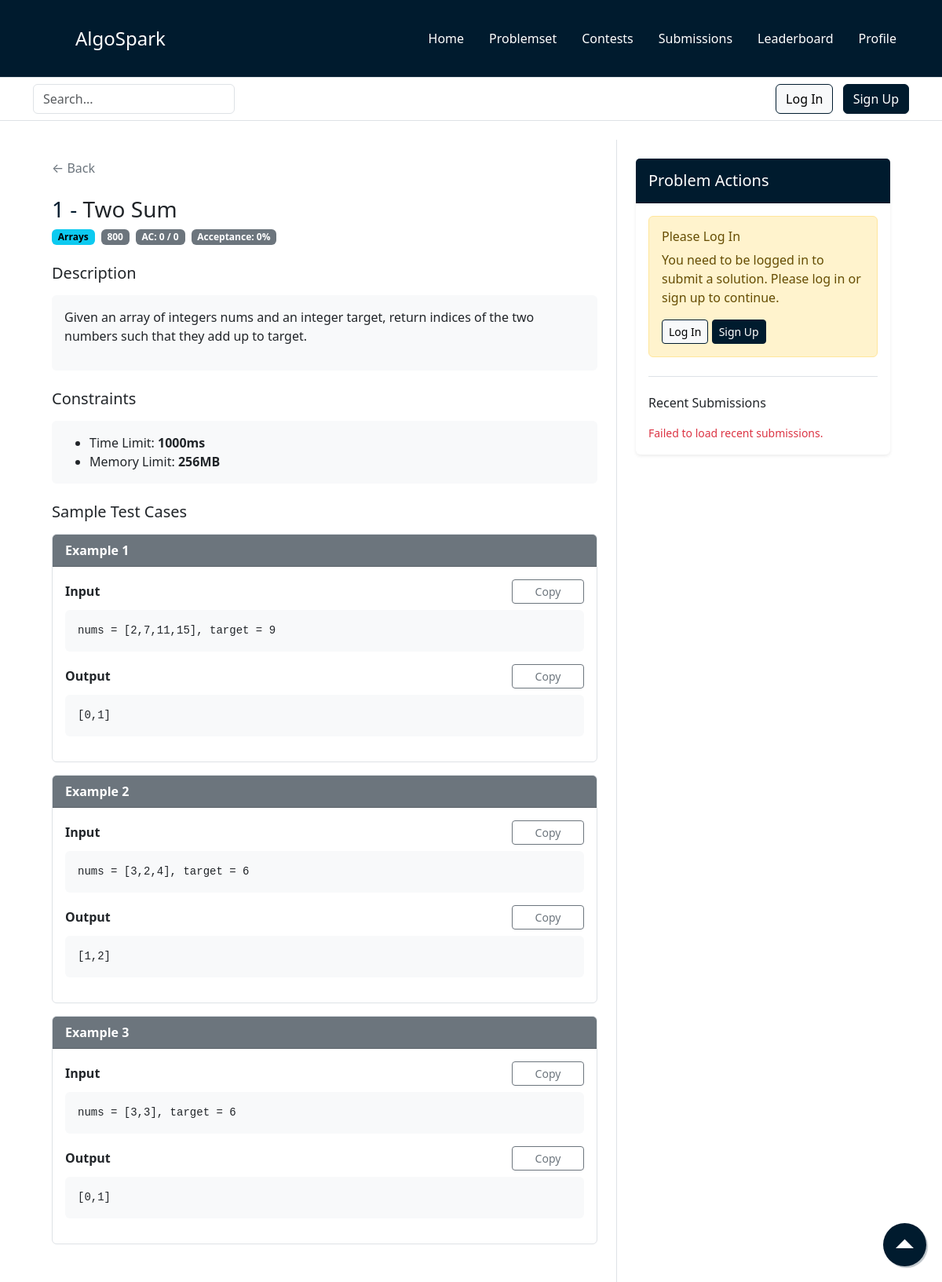
/public/pages/problem.php?problem_id=1, run on an earlier commit of the app's database.
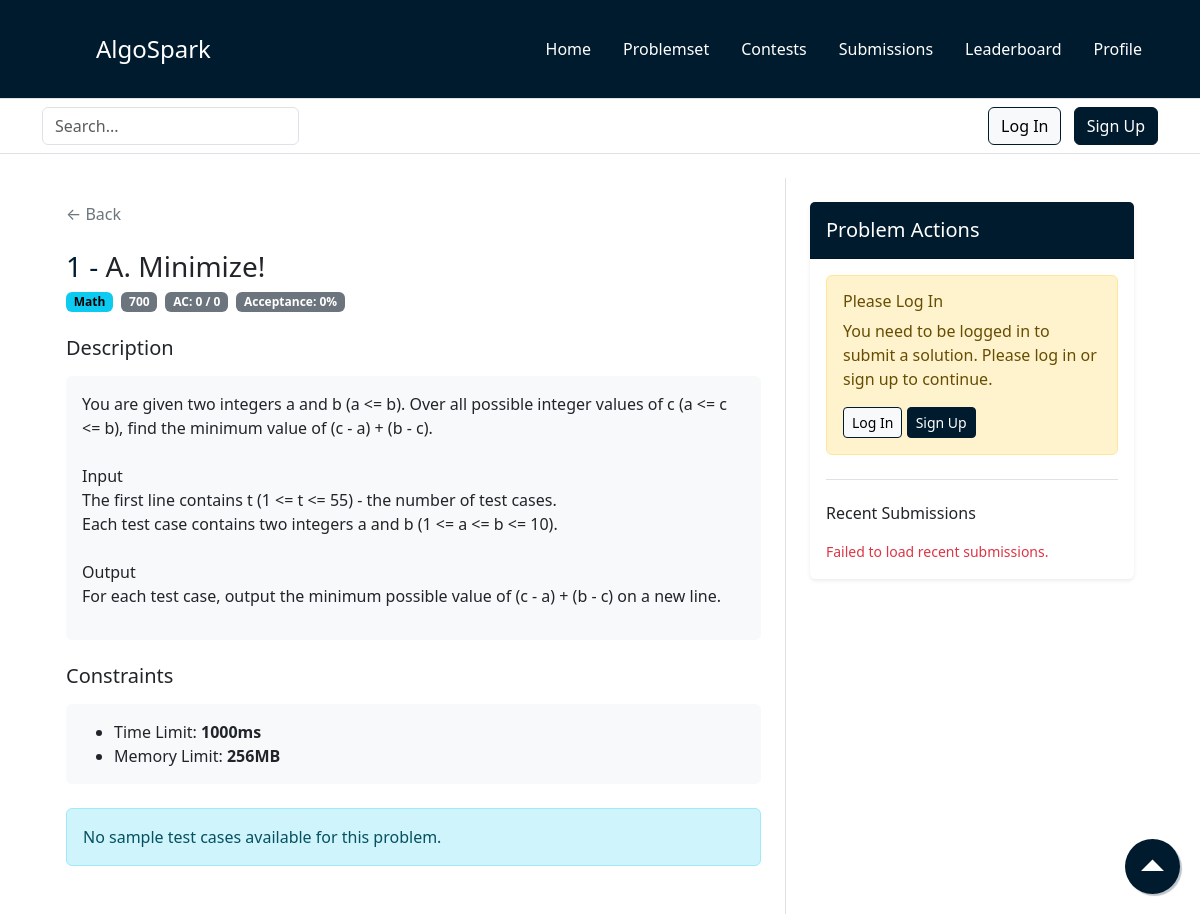
And on a later commit of the database.
### tables this page shows
CREATE TABLE problems (
    id INT PRIMARY KEY AUTO_INCREMENT,
    title VARCHAR(200) NOT NULL UNIQUE,
    description LONGTEXT NOT NULL,
    difficulty INT NOT NULL DEFAULT 900,
    category VARCHAR(300) NOT NULL DEFAULT 'General',
    time_limit_ms INT DEFAULT 1000,
    memory_limit_mb INT DEFAULT 256,
    author_id INT,
    success_count INT DEFAULT 0,
    total_attempts INT DEFAULT 0,
    acceptance_rate DECIMAL(5, 2) DEFAULT 0.00,
    created_at TIMESTAMP DEFAULT CURRENT_TIMESTAMP,
    updated_at TIMESTAMP DEFAULT CURRENT_TIMESTAMP ON UPDATE CURRENT_TIMESTAMP,
    
    FOREIGN KEY (author_id) REFERENCES users(id) ON DELETE SET NULL,
    INDEX idx_difficulty (difficulty),
    INDEX idx_category (category),
    INDEX idx_created_at (created_at)
);

CREATE TABLE test_cases (
    id INT PRIMARY KEY AUTO_INCREMENT,
    problem_id INT NOT NULL,
    input LONGTEXT NOT NULL,
    expected_output LONGTEXT NOT NULL,
    is_sample BOOLEAN DEFAULT FALSE,
    order_index INT DEFAULT 0,
    created_at TIMESTAMP DEFAULT CURRENT_TIMESTAMP,
    
    FOREIGN KEY (problem_id) REFERENCES problems(id) ON DELETE CASCADE,
    INDEX idx_problem_id (problem_id),
    INDEX idx_is_sample (is_sample)
);

### backend/class/ConnexionDB.php (called while the page is built, shortened)
<?php
class ConnexionDB
{
    private static $_dbname = "algosparkDB";
    private static $_user = "clientalgospark";
    private static $_pwd = "Algospark123!";
    private static $_host = "127.0.0.1";
    private static $_bdd = null;
    private function __construct()
    {
        try {
            self::$_bdd = new PDO("mysql:host=" . self::$_host . ";dbname=" . self::$_dbname . ";charset=utf8", self::$_user, self::$_pwd, array(PDO::MYSQL_ATTR_INIT_COMMAND => 'SET NAMES UTF8'));
        } catch (PDOException $e) {
            die('Erreur : ' . $e->getMessage());
        }
    }
    public static function getInstance(): ?PDO
    {
        return (self::$_bdd);
    }
}

### backend/class/ProblemsRepository.php (called while the page is built, shortened)
<?php
class ProblemsRepository extends Repository
{
    public function __construct()
    {
        return parent::__construct(self::tableName);
    }
}

### backend/class/Repository.php (called while the page is built, shortened)
<?php
abstract class Repository implements IRepository
{
    protected $db;
    public function __construct(protected $tableName)
    {
        $this->db = ConnexionDB::getInstance();
    }
    public function findById($id)
    {
        $response = $this->db->prepare("select * from {$this->tableName} where id = ?");
        $response->execute([$id]);
        return $response->fetch(PDO::FETCH_OBJ);
    }
}

### backend/class/TestCasesRepository.php (called while the page is built, shortened)
<?php
class TestCasesRepository extends Repository
{
    public function __construct()
    {
        return parent::__construct(self::tableName);
    }
    public function findSampleByProblemId(int $problemId): array
    {
        $response = $this->db->prepare("SELECT * FROM {$this->tableName} WHERE problem_id = ? AND is_sample = 1 ORDER BY order_index ASC");
        $response->execute([$problemId]);
        return $response->fetchAll(PDO::FETCH_OBJ);
    }
}

### public/pages/problem.php (the view, shortened to what the rows shown need)
<!doctype html>
<html lang="en">
<?php
require_once __DIR__ . '/../components/head.php';
$problemId = isset($_GET['problem_id']) ? (int) $_GET['problem_id'] : 0;
if ($problemId <= 0) {
    $errorMessage = 'Invalid problem ID';
    $problem = null;
    $testCases = [];
    $languages = [];
} else {
    $ProblemsRepository = new ProblemsRepository();
    $TestCasesRepository = new TestCasesRepository();
    $problem = $ProblemsRepository->findById($problemId);
    if (!$problem) {
        $errorMessage = 'Problem not found';
        $testCases = [];
        $languages = [];
    } else {
        $errorMessage = null;
        $testCases = $TestCasesRepository->findSampleByProblemId($problemId);
    }
}
?>
<body>
    <main class="container mt-4">
        <?php if ($errorMessage): ?>
            <div class="container">
                <div class="alert alert-danger" role="alert">
                    <h4>Error</h4>
                    <p><?= htmlspecialchars($errorMessage, ENT_QUOTES, 'UTF-8') ?></p>
                    <a href="<?= $_SERVER["HTTP_REFERER"] ?>" class="btn btn-primary">← Back</a>
                </div>
            </div>
        <?php else: ?>
            <div class="row g-0">
                <div class="col-12 col-lg-8 border-end p-4 problem-pane">
                    <div class="mb-4">
                        <a href="<?= $_SERVER["HTTP_REFERER"] ?>" class="text-decoration-none text-secondary">← Back </a>
                    </div>
                    <div class="mb-4">
                        <h1 class="h3 mb-2">
                            <span class="text-info"><?= (int) $problem->id ?> - </span><?= htmlspecialchars((string) $problem->title, ENT_QUOTES, 'UTF-8') ?>
                        </h1>
                        <div class="d-flex flex-wrap gap-2 mb-3">
                            <span class="badge text-bg-info"><?= htmlspecialchars((string) $problem->category, ENT_QUOTES, 'UTF-8') ?></span>
                            <?php
                            $difficulty = htmlspecialchars((string) $problem->difficulty, ENT_QUOTES, 'UTF-8');
                            $difficultyClass = match ($difficulty) {
                                'Easy' => 'text-bg-success',
                                'Medium' => 'text-bg-warning',
                                'Hard' => 'text-bg-danger',
                                default => 'text-bg-secondary'
                            };
                            ?>
                            <span class="badge <?= $difficultyClass ?>"><?= $difficulty ?></span>
                            <span class="badge text-bg-secondary">
                                AC: <?= (int) $problem->success_count ?> / <?= (int) $problem->total_attempts ?>
                            </span>
                            <span class="badge text-bg-secondary">
                                Acceptance: <?= (int) $problem->acceptance_rate ?>%
                            </span>
                        </div>
                    </div>
                    <div class="mb-4">
                        <h5 class="mb-3">Description</h5>
                        <div class="card border-0 bg-light p-3">
                            <p><?= nl2br(htmlspecialchars((string) $problem->description, ENT_QUOTES, 'UTF-8')) ?></p>
                        </div>
                    </div>
                    <div class="mb-4">
                        <h5 class="mb-3">Constraints</h5>
                        <div class="card border-0 bg-light p-3">
                            <ul class="mb-0">
                                <li>Time Limit: <strong><?= (int) $problem->time_limit_ms ?>ms</strong></li>
                                <li>Memory Limit: <strong><?= (int) $problem->memory_limit_mb ?>MB</strong></li>
                            </ul>
                        </div>
                    </div>
                    <?php if (count($testCases) > 0): ?>
                        <div class="mb-4">
                            <h5 class="mb-3">Sample Test Cases</h5>
                            <?php foreach ($testCases as $index => $testCase): ?>
                                <div class="card mb-3 border">
                                    <div class="card-header bg-secondary text-white py-2">
                                        <strong>Example <?= $index + 1 ?></strong>
                                    </div>
                                    <div class="card-body p-3">
                                        <div class="mb-3">
                                            <div class="d-flex justify-content-between align-items-center mb-2">
                                                <label class="form-label fw-bold mb-0">Input</label>
                                                <button
                                                    type="button"
                                                    class="btn btn-outline-secondary btn-sm problem-copy-btn copy-testcase-btn"
                                                    data-copy-target="testcase-input-<?= (int) $testCase->id ?>">
                                                    Copy
                                                </button>
                                            </div>
                                            <pre class="bg-light p-3 rounded problem-io-code"><code id="testcase-input-<?= (int) $testCase->id ?>"><?= htmlspecialchars((string) $testCase->input, ENT_QUOTES, 'UTF-8') ?></code></pre>
                                        </div>
                                        <div>
                                            <div class="d-flex justify-content-between align-items-center mb-2">
                                                <label class="form-label fw-bold mb-0">Output</label>
                                                <button
                                                    type="button"
                                                    class="btn btn-outline-secondary btn-sm problem-copy-btn copy-testcase-btn"
                                                    data-copy-target="testcase-output-<?= (int) $testCase->id ?>">
                                                    Copy
                                                </button>
                                            </div>
                                            <pre class="bg-light p-3 rounded problem-io-code"><code id="testcase-output-<?= (int) $testCase->id ?>"><?= htmlspecialchars((string) $testCase->expected_output, ENT_QUOTES, 'UTF-8') ?></code></pre>
                                        </div>
                                    </div>
                                </div>
                            <?php endforeach; ?>
                        </div>
                    <?php else: ?>
                        <div class="alert alert-info mb-4">
                            No sample test cases available for this problem.
                        </div>
                    <?php endif; ?>
                </div>
                <div class="col-12 col-lg-4 p-4 problem-pane">
                    <div class="card shadow-sm border-0 problem-side-card">
                        <div class="card-header bg-primary text-white py-3">
                            <h5 class="mb-0">Problem Actions</h5>
                        </div>
                        <div class="card-body">
                            <?php if ($isLoggedIn): ?>
                                <button
                                    type="button"
                                    class="btn btn-success w-100"
                                    data-bs-toggle="modal"
                                    data-bs-target="#submitSolutionModal">
                                    Submit Solution
                                </button>
                            <?php else: ?>
                                <div class="alert alert-warning" role="alert">
                                    <h6 class="mb-2">Please Log In</h6>
                                    <p class="mb-0">You need to be logged in to submit a solution. Please log in or sign up to continue.</p>
                                    <button class="btn btn-light btn-sm mt-3" data-bs-toggle="modal" data-bs-target="#LogModal">
                                        Log In
                                    </button>
                                    <button class="btn btn-primary btn-sm mt-3" data-bs-toggle="modal" data-bs-target="#signmodal">
                                        Sign Up
                                    </button>
                                </div>
                            <?php endif; ?>
                            <div class="mt-4 pt-4 border-top">
                                <h6 class="mb-3">Recent Submissions</h6>
                                <div id="recentSubmissions" class="text-muted" data-problem-id="<?= (int) $problem->id ?>">
                                </div>
                            </div>
                        </div>
                    </div>
                </div>
            </div>
        <?php endif; ?>
    </main>
</body>
</html>

What changed in the data, as far as the page shows it:
no longer on this page (row edited): test_cases: input "nums = [2,7,11,15], target = 9", expected_output "[0,1]"
no longer on this page (row edited): test_cases: input "nums = [3,2,4], target = 6", expected_output "[1,2]"
no longer on this page (row edited): test_cases: input "nums = [3,3], target = 6", expected_output "[0,1]"
changed problems id 1: title "Two Sum" → "A. Minimize!"; category "Arrays" → "Math"; difficulty "800" → "700"; description "Given an array of integers nums and an integer target, return indices of the two numbers such that they add up to target." → "You are given two integers a and b (a <= b). Over all possible integer values of c (a <= c <= b), find the minimum value of (c - a) + (b - c). Input The first line contains t (1 <= t <= 55) - the number of test cases. Each test case contains two integers a and b (1 <= a <= b <= 10). Output For each test case, output the minimum possible value of (c - a) + (b - c) on a new line."
Also different on the page:
text no longer shown: "Sample Test Cases"
text now shown: "No sample test cases available for this problem."
